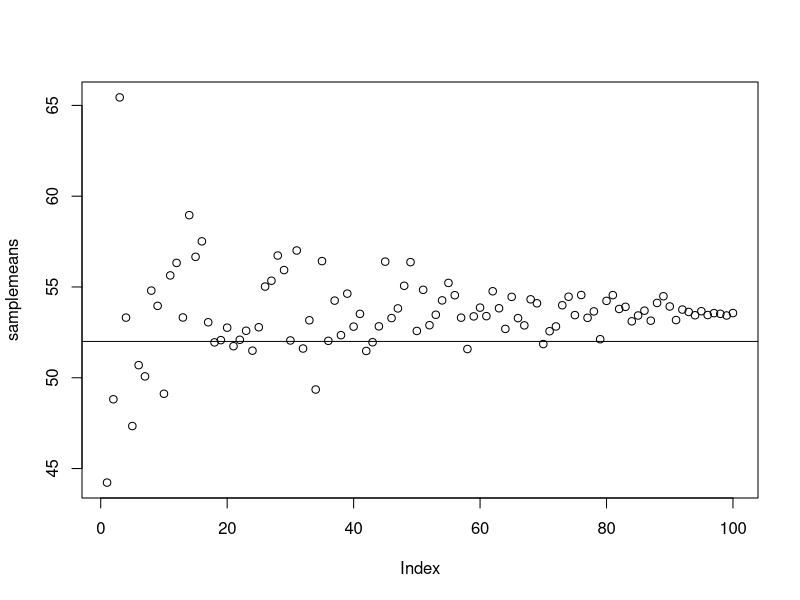
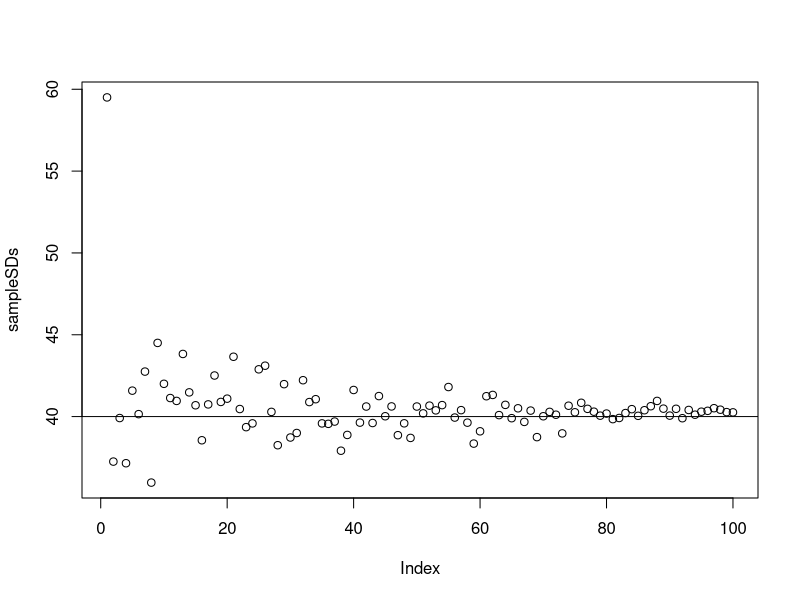

Recreate these plots in R, in order.
## ---- chunk 1
population <- rnorm(1000, 52, 40)
samplemeans <- vector(length=100)
sampleSDs <- vector(length=100)
for(i in 1:100){
    y <- sample(population, i*10)
    samplemeans[i] <- mean(y)
    sampleSDs[i] <- sd(y)
}
## ---- chunk 2
plot(samplemeans)
abline(h=52)
## ---- chunk 3
plot(sampleSDs)
abline(h=40)
